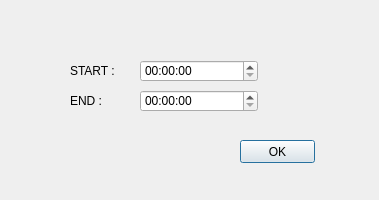
<?xml version="1.0" encoding="UTF-8"?>
<ui version="4.0">
 <class>Dialog</class>
 <widget class="QDialog" name="Dialog">
  <property name="geometry">
   <rect>
    <x>0</x>
    <y>0</y>
    <width>379</width>
    <height>200</height>
   </rect>
  </property>
  <property name="windowTitle">
   <string>Dialog</string>
  </property>
  <widget class="QTimeEdit" name="start_time_edit">
   <property name="geometry">
    <rect>
     <x>140</x>
     <y>60</y>
     <width>118</width>
     <height>22</height>
    </rect>
   </property>
  </widget>
  <widget class="QTimeEdit" name="end_time_edit">
   <property name="geometry">
    <rect>
     <x>140</x>
     <y>90</y>
     <width>118</width>
     <height>22</height>
    </rect>
   </property>
  </widget>
  <widget class="QLabel" name="label">
   <property name="geometry">
    <rect>
     <x>70</x>
     <y>60</y>
     <width>61</width>
     <height>21</height>
    </rect>
   </property>
   <property name="text">
    <string>START :</string>
   </property>
  </widget>
  <widget class="QLabel" name="label_2">
   <property name="geometry">
    <rect>
     <x>70</x>
     <y>90</y>
     <width>61</width>
     <height>21</height>
    </rect>
   </property>
   <property name="text">
    <string>END :</string>
   </property>
  </widget>
  <widget class="QPushButton" name="okButton">
   <property name="geometry">
    <rect>
     <x>240</x>
     <y>140</y>
     <width>75</width>
     <height>23</height>
    </rect>
   </property>
   <property name="text">
    <string>OK</string>
   </property>
  </widget>
 </widget>
 <resources/>
 <connections/>
</ui>
